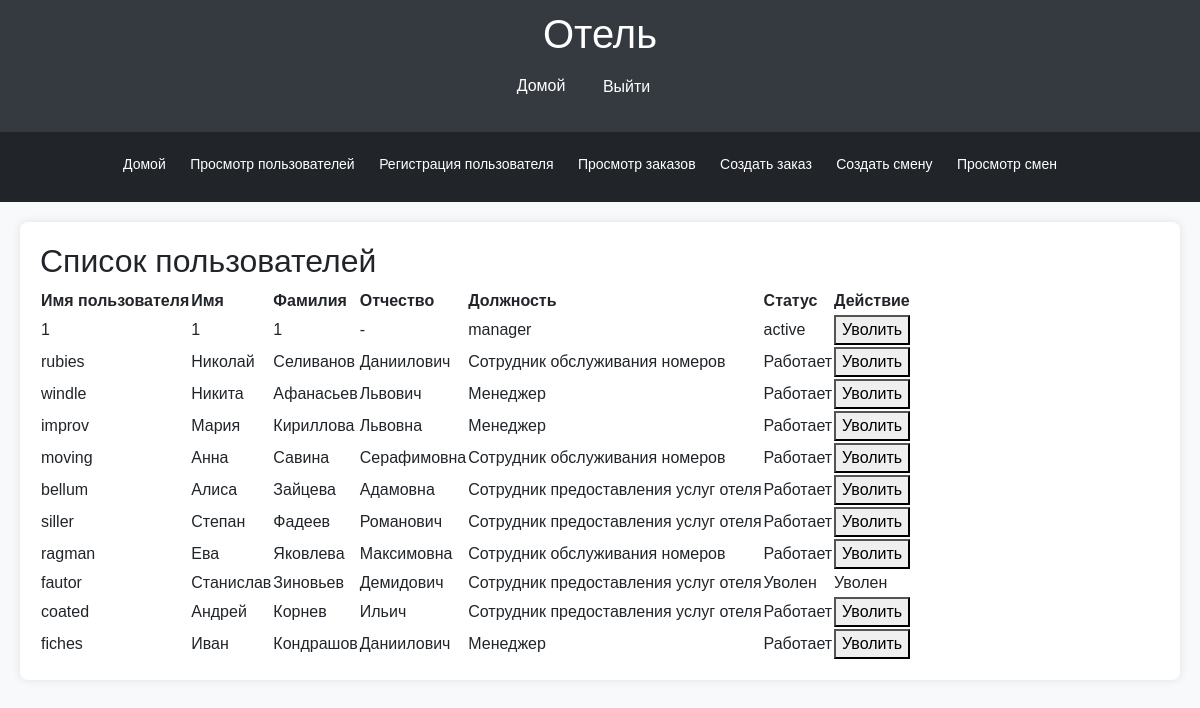
The page /user_list/ (signed in) on the database its author committed.
### hotel/models.py (models this page shows)
class User(AbstractUser):
    ROLE_CHOICES = (
        ('менеджер', 'Менеджер'),
        ('сотрудник_обслуживания_номеров', 'Сотрудник обслуживания номеров'),
        ('сотрудник_предоставления_услуг', 'Сотрудник предоставления услуг отеля'),
    )
    STATUS_CHOICES = (
        ('работает', 'Работает'),
        ('уволен', 'Уволен'),
    )
    role = models.CharField(max_length=50, choices=ROLE_CHOICES)  # Роль пользователя
    first_name = models.CharField(max_length=30)  # Имя пользователя
    last_name = models.CharField(max_length=30)  # Фамилия пользователя
    father_name = models.CharField(max_length=30, default='-')  # Отчество пользователя
    status = models.CharField(max_length=30, choices=STATUS_CHOICES, default='работает')  # Статус пользователя

### hotel/views.py (the view)
# urls.py: path('user_list/', user_list, name='user_list'),
@login_required
def user_list(request):
    users = User.objects.all()  # Получение всех пользователей
    return render(request, 'hotel/user_list.html', {'users': users})

### hotel/templates/hotel/user_list.html (shortened to what this page needs)
{% extends 'base_generic.html' %}
{% block content %}
<div class="user-list-container">
    <h2>Список пользователей</h2>
    <table>
        <thead>
            <tr>
                <th>Имя пользователя</th>
                <th>Имя</th>
                <th>Фамилия</th>
                <th>Отчество</th>
                <th>Должность</th>
                <th>Статус</th>
                <th>Действие</th>
            </tr>
        </thead>
        <tbody>
            {% for user in users %}
                <tr>
                    <td>{{ user.username }}</td>
                    <td>{{ user.first_name }}</td>
                    <td>{{ user.last_name }}</td>
                    <td>{{ user.father_name }}</td>
                    <td>{{ user.get_role_display }}</td>
                    <td>{{ user.get_status_display }}</td>
                    <td>
                        {% if user.status != 'уволен' %}
                            <form method="post" action="{% url 'fire_user' user.id %}">
                                <button type="submit">Уволить</button>
                            </form>
                        {% else %}
                            Уволен
                        {% endif %}
                    </td>
                </tr>
            {% endfor %}
        </tbody>
    </table>
</div>
{% endblock %}

### hotel/templates/base_generic.html (style rules this page uses)
body { font-family: Arial, sans-serif; background-color: #f8f9fa; margin: 0; padding: 0; }

### rows shown on the page
User: username "1", first_name "1", last_name "1", father_name "-", role "manager", status "active", shows "Уволить"
User: username "rubies", first_name "Николай", last_name "Селиванов", father_name "Даниилович", role "Сотрудник обслуживания номеров", status "Работает", shows "Уволить"
User: username "windle", first_name "Никита", last_name "Афанасьев", father_name "Львович", role "Менеджер", status "Работает", shows "Уволить"
User: username "improv", first_name "Мария", last_name "Кириллова", father_name "Львовна", role "Менеджер", status "Работает", shows "Уволить"
User: username "moving", first_name "Анна", last_name "Савина", father_name "Серафимовна", role "Сотрудник обслуживания номеров", status "Работает", shows "Уволить"
User: username "bellum", first_name "Алиса", last_name "Зайцева", father_name "Адамовна", role "Сотрудник предоставления услуг отеля", status "Работает", shows "Уволить"
User: username "siller", first_name "Степан", last_name "Фадеев", father_name "Романович", role "Сотрудник предоставления услуг отеля", status "Работает", shows "Уволить"
User: username "ragman", first_name "Ева", last_name "Яковлева", father_name "Максимовна", role "Сотрудник обслуживания номеров", status "Работает", shows "Уволить"
User: username "fautor", first_name "Станислав", last_name "Зиновьев", father_name "Демидович", role "Сотрудник предоставления услуг отеля", status "Уволен"
User: username "coated", first_name "Андрей", last_name "Корнев", father_name "Ильич", role "Сотрудник предоставления услуг отеля", status "Работает", shows "Уволить"
User: username "fiches", first_name "Иван", last_name "Кондрашов", father_name "Даниилович", role "Менеджер", status "Работает", shows "Уволить"
